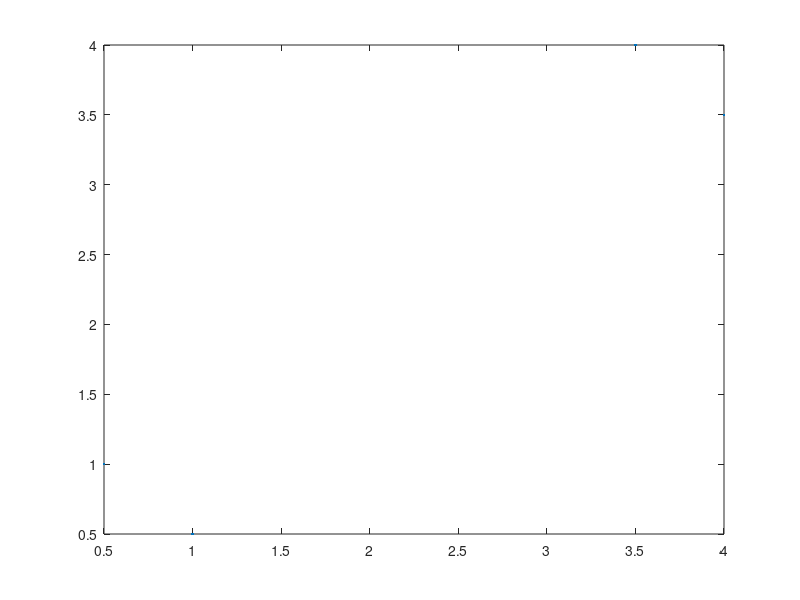

MATLAB code to generate this figure: (Note: this script raises an error after producing the figure.)
clear all
X=[1 0.5 ;
   4 3.5 ;
   0.5 1 ;
   3.5 4];
y=[-1 ;
   -1 ;
    1 ;
    1];
Mdl = fitcsvm(X,y)
x=linspace(0,5,100);
figure ; plot(X(:,1), X(:,2), '.');
hold on ; plot(x,Mdl.Beta(2)*x + Mdl.Bias)